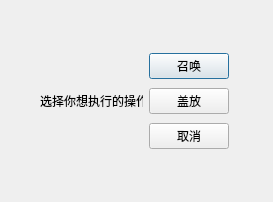
<?xml version="1.0" encoding="UTF-8"?>
<ui version="4.0">
 <class>Query</class>
 <widget class="QDialog" name="Query">
  <property name="geometry">
   <rect>
    <x>0</x>
    <y>0</y>
    <width>273</width>
    <height>202</height>
   </rect>
  </property>
  <property name="windowTitle">
   <string>Dialog</string>
  </property>
  <widget class="QWidget" name="">
   <property name="geometry">
    <rect>
     <x>40</x>
     <y>50</y>
     <width>189</width>
     <height>102</height>
    </rect>
   </property>
   <layout class="QHBoxLayout" name="horizontalLayout">
    <item>
     <widget class="QLabel" name="label">
      <property name="text">
       <string>选择你想执行的操作</string>
      </property>
     </widget>
    </item>
    <item>
     <layout class="QVBoxLayout" name="verticalLayout">
      <item>
       <widget class="QPushButton" name="pushButton">
        <property name="text">
         <string>召唤</string>
        </property>
       </widget>
      </item>
      <item>
       <widget class="QPushButton" name="pushButton_2">
        <property name="text">
         <string>盖放</string>
        </property>
       </widget>
      </item>
      <item>
       <widget class="QPushButton" name="pushButton_3">
        <property name="text">
         <string>取消</string>
        </property>
       </widget>
      </item>
     </layout>
    </item>
   </layout>
  </widget>
 </widget>
 <resources/>
 <connections/>
</ui>
